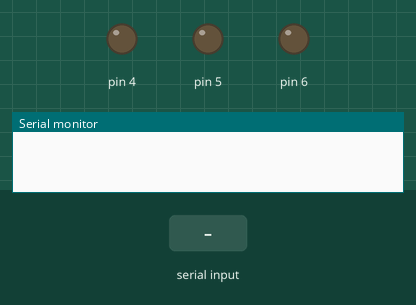
This sketch was run on a simulated Arduino Uno, built with avr-gcc and run on an emulated ATmega328P. Parts: output pins drawn as LEDs (lit = HIGH), the last lines printed to the serial monitor. The test bench sets the inputs (shaded band).

Above: at 1.2 s.
1.3 s: "LIGHT ON" received over Serial
At 2.5 s:
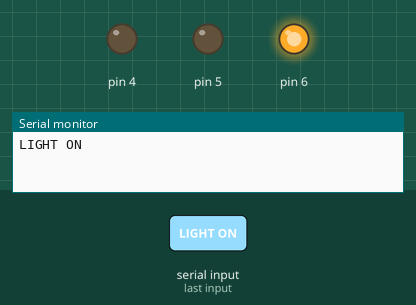
2.8 s: "FAN ON" received over Serial
At 3.4 s:
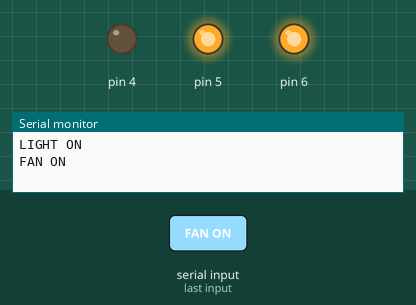
4.3 s: "LIGHT OFF" received over Serial
At 4.9 s:
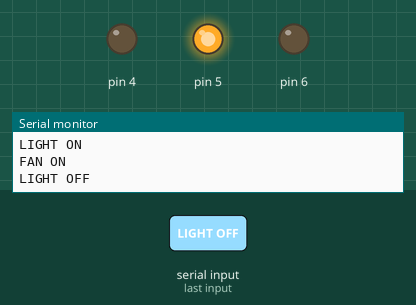
5.8 s: "NIGHT LAMP ON" received over Serial
At 6.5 s:
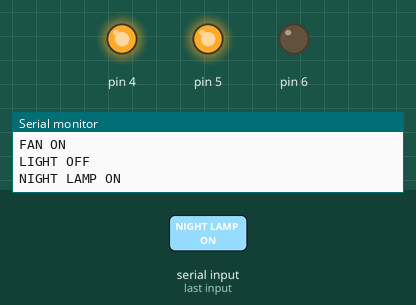
7.3 s: "FAN OFF" received over Serial
At 8.1 s:
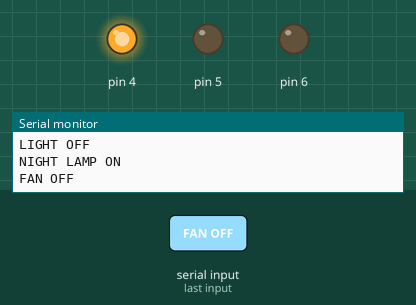
8.8 s: "ALL ON" received over Serial
At 9.2 s:
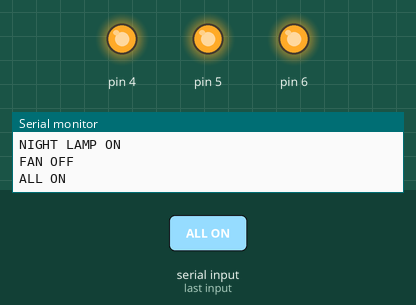
Timing chart, 0 to 11.3 s (numbered marks = the images above; inputs shaded):
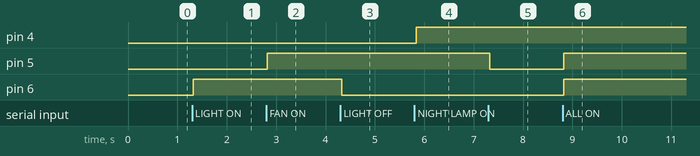

Measured:
- after the input at 1.3 s, pin 6: LOW → HIGH at once
- after the input at 2.8 s, pin 5: LOW → HIGH at once
- after the input at 4.3 s, pin 6: HIGH → LOW at once
- after the input at 5.8 s, pin 4: LOW → HIGH at once
- after the input at 7.3 s, pin 5: HIGH → LOW at once
- after the input at 8.8 s, pin 5, pin 6: LOW → HIGH at once

The sketch:

Home_Automation.ino
```cpp
String input;
void setup() {
pinMode(6, OUTPUT);
pinMode(5, OUTPUT);
pinMode(4, OUTPUT);
Serial.begin(9600);
}

void loop() {
while(Serial.available()){
  delay(3);
  char c = Serial.read();
  input+=c;}

if(input.length() >0){
  Serial.println(input);
  if(input == "LIGHT ON")
  {digitalWrite(6, HIGH);}
  else if(input == "LIGHT OFF")
  {digitalWrite(6, LOW);}
  else if(input == "FAN ON")
  {digitalWrite(5, HIGH);}
  else if(input == "FAN OFF")
  {digitalWrite(5, LOW);}
  else if(input == "NIGHT LAMP ON")
  {digitalWrite(4, HIGH);}
  else if(input == "NIGHT LAMP OFF")
  {digitalWrite(4, LOW);}
  else if(input == "ALL ON")
  {digitalWrite(4, HIGH);
    digitalWrite(5, HIGH);
  digitalWrite(6, HIGH);}
  else if(input == "ALL OFF")
  {digitalWrite(4, LOW);
    digitalWrite(5, LOW);
  digitalWrite(6, LOW);}
  input = "";}
}
```
